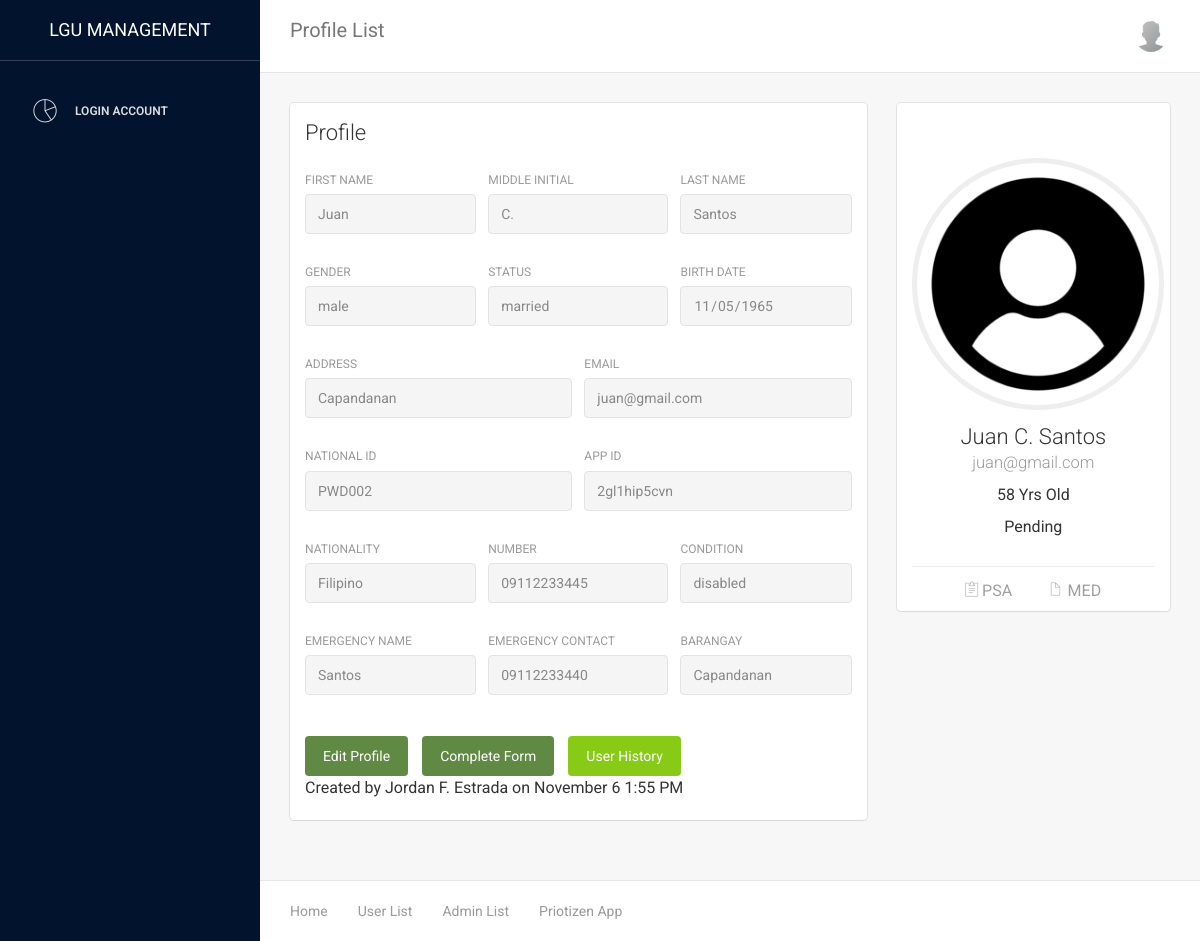
The page /LGU/user.php?user_id=2gl1hip5cvn on the database as committed earlier.
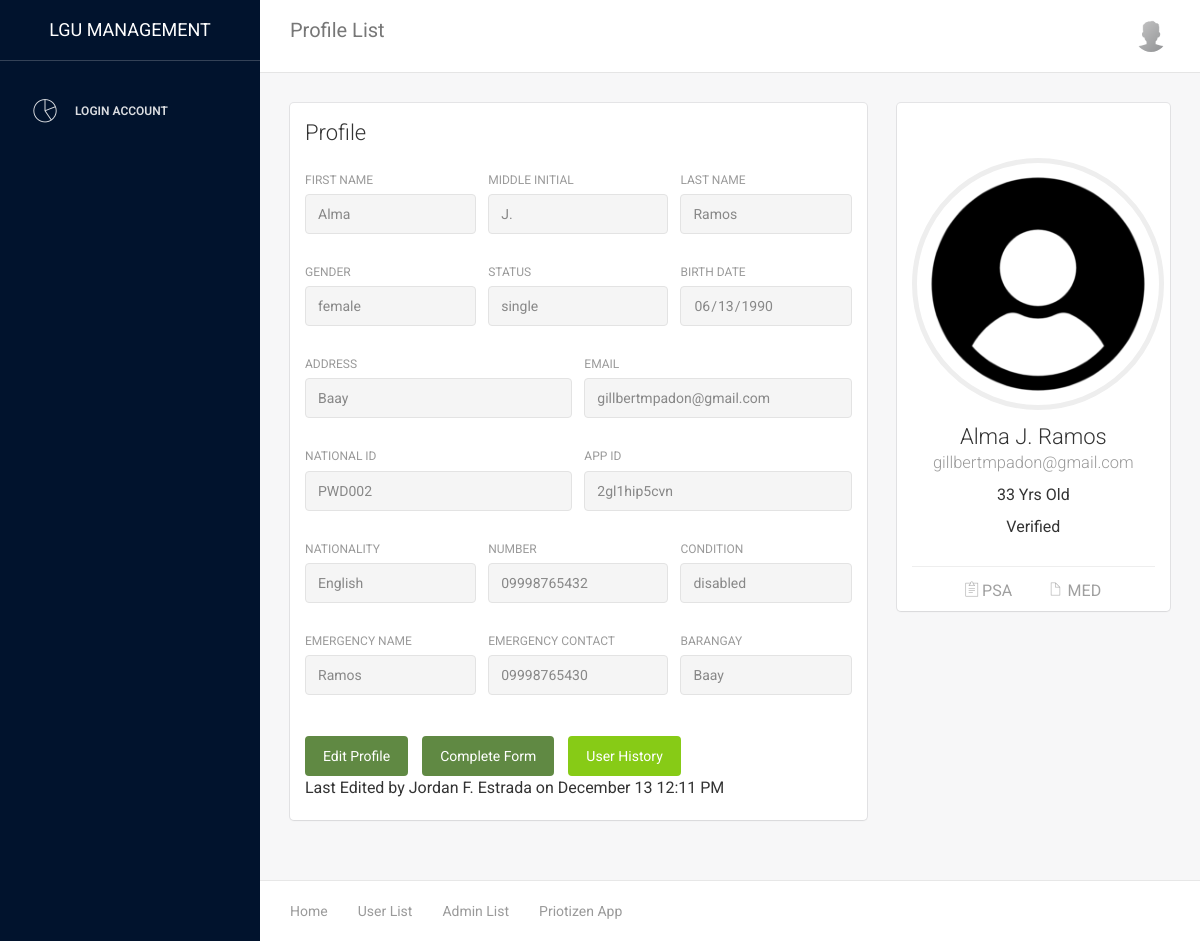
The same page on the database as committed later.
### tables this page shows
CREATE TABLE `verified` (
  `id` int(11) NOT NULL,
  `fname` varchar(45) DEFAULT NULL,
  `mi` varchar(15) DEFAULT NULL,
  `lname` varchar(45) DEFAULT NULL,
  `email` varchar(45) DEFAULT NULL,
  `bdate` varchar(20) DEFAULT NULL,
  `status_rs` varchar(20) DEFAULT NULL,
  `gender` varchar(20) DEFAULT 'Male',
  `address` varchar(100) DEFAULT NULL,
  `number` varchar(15) DEFAULT NULL,
  `valid_id` varchar(200) DEFAULT NULL,
  `app_id` varchar(15) DEFAULT NULL,
  `photo` varchar(200) DEFAULT NULL,
  `conditions` varchar(20) DEFAULT NULL,
  `nationality` varchar(45) NOT NULL DEFAULT 'Filipino',
  `family_name` varchar(45) DEFAULT NULL,
  `family_contact` varchar(15) DEFAULT NULL,
  `brgy` varchar(45) DEFAULT NULL
);

CREATE TABLE `account` (
  `id` int(11) NOT NULL,
  `account_id` varchar(45) DEFAULT NULL,
  `email` varchar(45) DEFAULT NULL,
  `passcode` varchar(45) DEFAULT NULL,
  `account_type` varchar(10) DEFAULT 'user',
  `account_status` varchar(10) DEFAULT 'Pending',
  `isfirstlogin` int(1) DEFAULT '0'
);

### LGU/user.php (the view, shortened to what the rows shown need)
<?php
require('connection.php');
if(isset($_GET['user_id'])){
    $user_id = $_GET['user_id'];
}else{
    $isDeleteBtn = false;
    $user_id = $_SESSION['user_id'];
}
$query = "SELECT v.*, a.account_status, d.psa , d.med FROM verified v INNER JOIN  account a on a.account_id = v.app_id inner join doc d on v.app_id = d.user_id where a.account_id = '$user_id'";
$result = mysqli_query($conn, $query);
$query1 = "SELECT u.action, u.time_edited , a.name as admin_name from user_history u inner join admin a on u.admin_id = a.admin_id where u.user_id = '$user_id' order by u.id desc limit 1 ";
$result1 = mysqli_query($conn,$query1);
if($result && $result1 ){
    $assoc = mysqli_fetch_assoc($result);
    extract($assoc);
}else{
    echo $query;
}
?>
<!doctype html>
<html lang="en">
<head>
    <link href="assets/css/bootstrap.min.css" rel="stylesheet" />
    <link href="assets/css/animate.min.css" rel="stylesheet"/>
    <link href="assets/css/light-bootstrap-dashboard.css?v=1.4.0" rel="stylesheet"/>
    <link href="assets/css/demo.css" rel="stylesheet" />
    <link href="assets/css/confirmation.css" rel="stylesheet" />
    <link href="http://maxcdn.bootstrapcdn.com/font-awesome/4.2.0/css/font-awesome.min.css" rel="stylesheet">
    <link href="assets/css/pe-icon-7-stroke.css" rel="stylesheet" />
</head>
<body>
<div class="wrapper">
    <div class="main-panel">
        <div class="content">
            <div class="container-fluid">
                <div class="row">
                    <div class="col-md-8">
                        <div class="card">
                            <div class="content">
                                <form id="info_content" >
                                    <div class="row">
                                        <div class="col-md-4">
                                            <div class="form-group">
                                                <label>First Name</label>
                                                <input type="text" class="form-control"  placeholder="Enter first name" value="<?php echo $fname; ?>" readonly>
                                            </div>
                                        </div>
                                        <div class="col-md-4">
                                            <div class="form-group">
                                                <label>Middle Initial</label>
                                                <input type="text" class="form-control" placeholder="Enter M.I" value="<?php echo $mi?>" readonly>
                                            </div>
                                        </div>
                                        <div class="col-md-4">
                                            <div class="form-group">
                                                <label for="exampleInputEmail1">Last Name</label>
                                                <input id="lname" type="text" class="form-control" placeholder="Enter last name" value="<?php echo $lname?>" readonly>
                                            </div>
                                        </div>
                                    </div>
                                    <div class="row">
                                        <div class="col-md-4">
                                            <div class="form-group">
                                                <label>Gender</label>
                                                <input type="text" class="form-control" name="" id="" readonly value="<?php echo $gender?>">
                                            </div>
                                        </div>
                                        <div class="col-md-4">
                                            <div class="form-group">
                                                <label>Status</label>
                                                <input type="text" name="" class="form-control" id="" readonly value="<?php echo $status_rs?>">
                                            </div>
                                        </div>
                                        <div class="col-md-4">
                                            <div class="form-group">
                                                <label>Birth Date</label>
                                                <input type="date" class="form-control"  value="<?php echo date('Y-m-d', strtotime($bdate)); ?>" readonly>
                                            </div>
                                        </div>
                                    </div>
                                    <div class="row otherInfoOff">
                                        <div class="col-md-6">
                                            <div class="form-group">
                                                <label>Address</label>
                                                <input type="text" class="form-control" placeholder="Home Address" value="<?php echo $address ?>" readonly>
                                            </div>
                                        </div>
                                        <div class="col-md-6">
                                            <div class="form-group">
                                                <label>Email</label>
                                                <input type="email" class="form-control" placeholder="Email Address" id="email" value="<?php echo $email ?>" readonly >
                                            </div>
                                        </div>
                                    </div>
                                    <div class="row otherInfoOn" >
                                        <div class="col-md-6">
                                            <div class="form-group">
                                                <label>National ID</label>
                                                <input type="text" class="form-control" value="<?php echo $valid_id?>" placeholder="Enter National ID Number" id="valid_id" readonly>
                                            </div>
                                        </div>
                                        <div class="col-md-6">
                                            <div class="form-group">
                                                <label>APP ID</label>
                                                <input type="text" class="form-control" value="<?php echo $app_id?>" placeholder="Enter APP ID Number" id="app_id" readonly>
                                            </div>
                                        </div>
                                    </div>
                                    <div class="row otherInfoOff">
                                        <div class="col-md-4">
                                            <div class="form-group">
                                                <label>Nationality</label>
                                                <input type="text" class="form-control" placeholder="Enter nationality" value="<?php echo $nationality ?>" readonly>
                                            </div>
                                        </div>
                                        <div class="col-md-4">
                                            <div class="form-group">
                                                <label>Number</label>
                                                <input type="text" class="form-control" placeholder="Enter number" value="<?php echo $number ?>" readonly>
                                            </div>
                                        </div>
                                        <div class="col-md-4">
                                            <div class="form-group">
                                                <label>Condition</label>
                                                <input type="text" name="" id="" class="form-control" readonly value="<?php echo ($conditions=="pwd")? "disabled":"senior citizen" ?>">
                                            </div>
                                        </div>
                                    </div>
                                    <div class="row otherInfoOn" >
                                        <div class="col-md-4">
                                            <div class="form-group">
                                                <label>Emergency Name</label>
                                                <input type="text" class="form-control" value="<?php echo $family_name?>" placeholder="Enter Emergency Name" id="family_name" readonly>
                                            </div>
                                        </div>
                                        <div class="col-md-4">
                                            <div class="form-group">
                                                <label>Emergency Contact</label>
                                                <input type="text" class="form-control" value="<?php echo $family_contact?>" placeholder="Enter Emergency Contact" id="family_contact" readonly>
                                            </div>
                                        </div>
                                        <div class="col-md-4">
                                            <div class="form-group">
                                                <label>Barangay</label>
                                                <input type="text" name="" id="" class="form-control" readonly value="<?php echo $brgy?>">
                                            </div>
                                        </div>
                                    </div>
                                </form>
                                <br>
                            </div>
                        </div>
                    </div>
                    <div class="col-md-4">
                        <div class="card card-user">
                            <div class="content">
                                <div class="author">
                                     <a href="#">
                                     <?php
                                        $imagePath = "../priotizen_app/user_img/$photo";
                                        if(file_exists($imagePath)) {
                                            echo '<img class="avatar border-gray" style="height: 21em; width: 21em" src="../priotizen_app/user_img/'.$photo.'"  alt="..."/>';
                                        }else{
                                            echo '<img class="avatar border-gray" style="height: 21em; width: 21em" src="../priotizen_app/user_img/default.png"  alt="..."/>';
                                        }
                                      ?>
                                      <h4 class="title"><?php echo $fname." ".$mi." ".$lname ?><br />
                                         <small><?php echo $email ?></small>
                                      </h4>
                                    </a>
                                    <?php
                                    $bdateFormat = $bdate;
                                    $date =  date("l F d, Y");
                                    $date = explode(',',$date);
                                    $date = $date[1];
                                    $bdate = explode('-', $bdateFormat);
                                    $bdate = $bdate[0];
                                    $birthday = $date - $bdate ;
                                    ?>
                                    <h5><?php echo $birthday ?> Yrs Old</h5>
                                    <h5><?php echo $account_status ?></h5>
                                </div>
                            </div>
                        </div>
                    </div>
                </div>
            </div>
        </div>
    </div>
</div>
</body>
</html>

Rows that differ between the two databases and show on the page:
removed verified: fname "Juan", mi "C.", lname "Santos", gender "male", status_rs "married", bdate "11/05/1965", address "Capandanan", email "juan@gmail.com", valid "PWD002", app "2gl1hip5cvn", nationality "Filipino", number "09112233445", conditions "disabled", family_name "Santos", family_contact "09112233440", brgy "Capandanan", photo (placeholder picture), bdate "58", account.account_status "Pending"
now on this page (row edited): verified: fname "Alma", mi "J.", lname "Ramos", gender "female", status_rs "single", bdate "06/13/1990", address "Baay", email "gillbertmpadon@gmail.com", valid "PWD002", app "2gl1hip5cvn", nationality "English", number "09998765432", conditions "disabled", family_name "Ramos", family_contact "09998765430", brgy "Baay", photo (placeholder picture), bdate "33", account.account_status "Verified"
Other text that changed with them:
$text: "Created by Jordan F. Estrada on November 6 1:55 PM" → "Last Edited by Jordan F. Estrada on December 13 12:11 PM"
